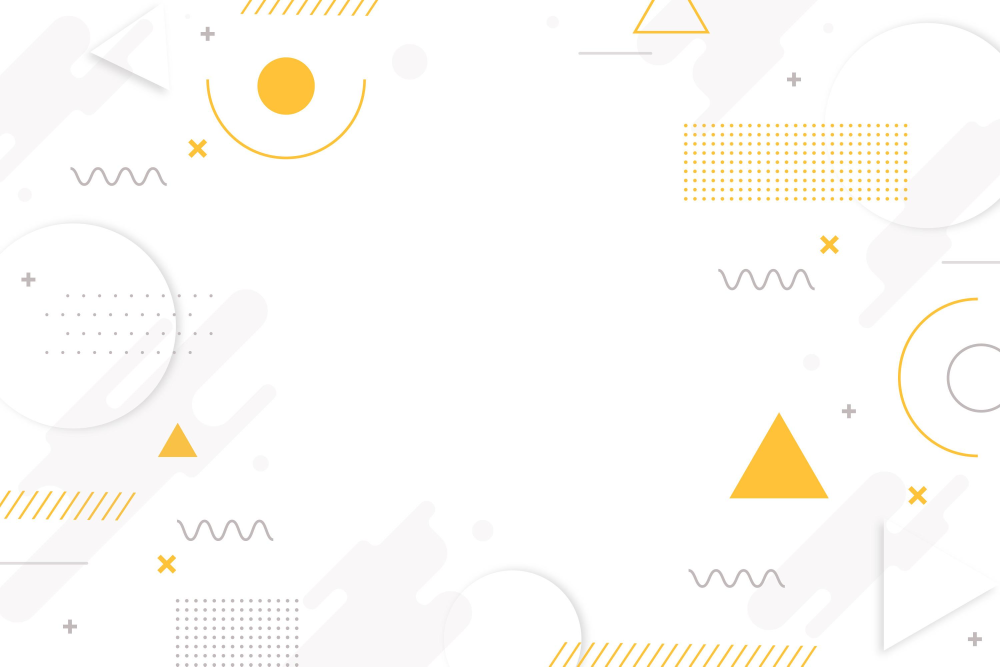
#> input picture bg.jpg, 3000 x 2000 px (shown at 1/3 size)
$ python main.py
#> lines starting #> are read from the running program, lines starting #| are printed output that depends on the picture; after the words box and inside, x2 and y2 are one past the last pixel; in counts of white or black regions, pixels touching at a corner belong together
### utils.py
import cv2              # OpenCV library for drawing shapes on images
import numpy as np       # NumPy for numerical operations and arrays

# =============================
# SHAPE DRAWING FUNCTIONS
# =============================

# ----------- CIRCLE -----------
def draw_circle(img, center, size, color):
    # img    → image/frame where shape will be drawn
    # center → (x, y) center position of the circle
    # size   → radius of the circle
    # color  → BGR color tuple

    cv2.circle(
        img,        # image to draw on
        center,     # center point (x, y)
        size,       # radius
        color,      # fill color
        -1          # -1 means filled circle
    )


# ----------- SQUARE -----------
def draw_square(img, center, size, color):
    # Extract x and y coordinates from center
    x, y = center

    # Draw a filled rectangle (square)
    cv2.rectangle(
        img,                    # image to draw on
        (x - size, y - size),   # top-left corner
        (x + size, y + size),   # bottom-right corner
        color,                  # fill color
        -1                      # -1 means filled rectangle
    )


# ----------- TRIANGLE -----------
def draw_triangle(img, center, size, color):
    # Extract x and y from center
    x, y = center

    # Define 3 points of the triangle
    points = np.array([
        [x, y - size],          # top point
        [x - size, y + size],   # bottom-left point
        [x + size, y + size]    # bottom-right point
    ])

    # Fill the triangle using these points
    cv2.fillPoly(
        img,        # image to draw on
        [points],   # list of points
        color       # fill color
    )


# ----------- TRAPEZIUM -----------
def draw_trapezium(img, center, size, color):
    # Extract center coordinates
    x, y = center

    # Define 4 points of trapezium
    points = np.array([
        [x - size, y - size],        # top-left
        [x + size, y - size],        # top-right
        [x + size // 2, y + size],   # bottom-right (shorter width)
        [x - size // 2, y + size]    # bottom-left (shorter width)
    ])

    # Draw filled trapezium
    cv2.fillPoly(
        img,
        [points],
        color
    )


# ----------- RHOMBUS -----------
def draw_rhombus(img, center, size, color):
    # Extract center coordinates
    x, y = center

    # Define 4 points of rhombus
    points = np.array([
        [x, y - size],      # top
        [x + size, y],      # right
        [x, y + size],      # bottom
        [x - size, y]       # left
    ])

    # Draw filled rhombus
    cv2.fillPoly(
        img,
        [points],
        color
    )


# ----------- PARALLELOGRAM -----------
def draw_parallelogram(img, center, size, color, shear=20):
    # Extract center coordinates
    x, y = center

    # shear → slant value to tilt the parallelogram

    # Define 4 corner points of parallelogram
    points = np.array([
        [x - size + shear, y - size],  # top-left
        [x + size + shear, y - size],  # top-right
        [x + size - shear, y + size],  # bottom-right
        [x - size - shear, y + size]   # bottom-left
    ], dtype=np.int32)

    # Draw filled parallelogram
    cv2.fillPoly(
        img,
        [points],
        color
    )

### main.py
# ============================================================
# SHAPE MATCHING DRAG & DROP GAME USING OPENCV
# ============================================================
# STEP 1  : Read the bg img and resize it to 600 * 900
# STEP 2  : Define all shapes that will be used in the game
# STEP 3  : Decide fixed positions for shapes at TOP (source area)
# STEP 4  : Decide fixed positions for shapes at BOTTOM (target slots)
# STEP 5  : Create drawing functions for each shape (imported from utils)
# STEP 6  : Assign unique colors to each shape
# STEP 7  : Track which shapes are correctly placed
# STEP 8  : Handle mouse events:
#           - Left mouse press   → select shape
#           - Mouse move         → drag shape
#           - Left mouse release → drop shape
# STEP 9  : Check if shape is dropped at correct positionQ
# STEP 10 : Update score and lock shape if matched
# STEP 11 : Show timer, score, shapes, and game result
# ============================================================


# ----------------------------
# Import required librariesQ
# ----------------------------
import cv2                  # OpenCV for graphics, mouse, window handling
import numpy as np           # NumPy for creating image arrays
import time                 # Time module for game timer
from utils import *         # Shape drawing functions


# =============================
# BASIC SETTINGS
# =============================
FONT = cv2.FONT_HERSHEY_SIMPLEX   # Font used for text
GAME_TIME = 12                  # Total game duration (seconds)
SHAPE_SIZE = 50                  # Size of each shape


# =============================
# SHAPE LIST
# =============================
shape_names = [
    "Circle", "Square", "Triangle",
    "Trapezium", "Rhombus", "Parallelogram"
]


# =============================
# MAP SHAPES TO DRAW FUNCTIONS
# =============================
shape_drawer = {
    "Circle": draw_circle,
    "Square": draw_square,
    "Triangle": draw_triangle,
    "Trapezium": draw_trapezium,
    "Rhombus": draw_rhombus,
    "Parallelogram": draw_parallelogram
}


# =============================
# TOP SHAPES POSITIONS
# (Source area – draggable shapes)
# =============================
top_positions = {}

for i, shape in enumerate(shape_names):
    if i < 3:
        # First row (3 shapes)
        top_positions[shape] = [270 + i * 200, 90]
    else:
        # Second row (3 shapes)
        top_positions[shape] = [270 + (i - 3) * 200, 210]


# =============================
# BOTTOM TARGET POSITIONS
# (Drop slots)
# =============================
bottom_positions = {}

for i, shape in enumerate(shape_names):
    bottom_positions[shape] = [100 + i * 140, 400]


# =============================
# COLORS FOR SHAPES
# =============================
colors = {
    "Circle": (252, 89, 163),
    "Square": (135, 200, 48),
    "Triangle": (255, 212, 0),
    "Trapezium": (254, 126, 15),
    "Rhombus": (142, 60, 203),
    "Parallelogram": (4, 161, 43)
}


# # =============================
# # GAME STATE VARIABLES
# # =============================
placed = {shape: False for shape in shape_names}  # Track placed shapes
dragged_shape = None                              # Currently dragged shape
mouse_offset = (0, 0)                             # Offset for smooth drag
score = 0                                         # Player score
start_time = time.time()                          # Game start time


# ============================================================
# MOUSE EVENT FUNCTION
# ============================================================
# [66 lines left out: function mouse_events, not called in this run]


# =============================
# WINDOW SETUP
# =============================
cv2.namedWindow("Shape Matching Game")
cv2.setMouseCallback("Shape Matching Game", mouse_events)


# =============================
# MAIN GAME LOOP
# =============================
while True:

    # Create white background window
    frame = cv2.imread('bg.jpg')
#> frame is the input picture: shape (2000, 3000, 3); mean B, G, R 248.9, 251.8, 253.3
    frame = cv2.resize(frame,(900,600))
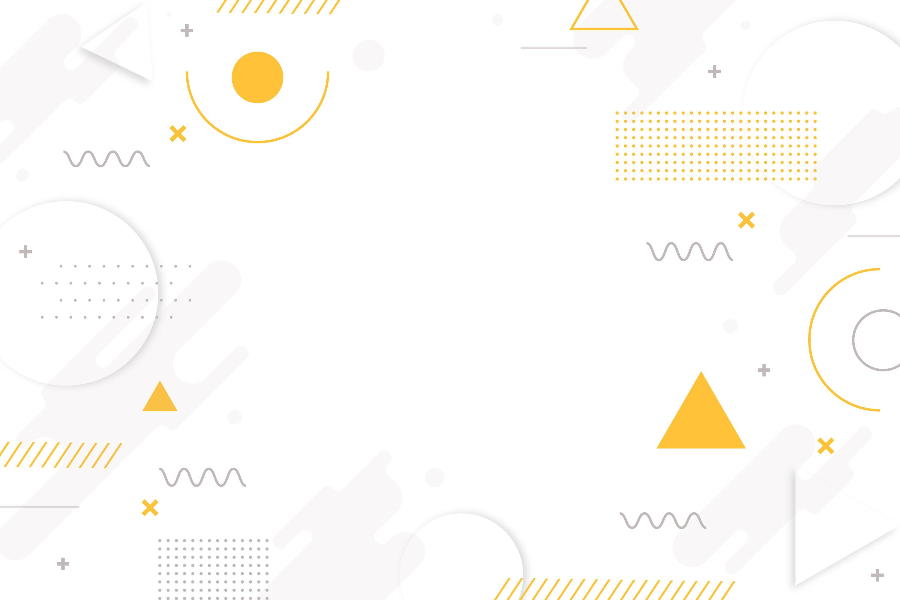
#> frame: shape (600, 900, 3); mean B, G, R 248.9, 251.8, 253.3

    # Calculate remaining time
    remaining = max(0, GAME_TIME - int(time.time() - start_time))
    # GAME_TIME = 3 sec
    # start_time = 8 sec
    # | time.time() | elapsed (current - start_time) | remaining (3 - elapsed) | max(0, remaining) |
    # |-------------|--------------------------------|--------------------------|-------------------|
    # |      9      |          9 - 8 = 1             |       3 - 1 = 2          |        2          |
    # |     10      |         10 - 8 = 2             |       3 - 2 = 1          |        1          |
    # |     11      |         11 - 8 = 3             |       3 - 3 = 0          |        0          |

    # Display timer and score
    cv2.putText(frame, f"Time: {remaining}", (20, 40), FONT, 1, (0, 0, 0), 2)
    cv2.putText(frame, f"Score: {score}", (20, 80), FONT, 1, (0, 150, 0), 2)
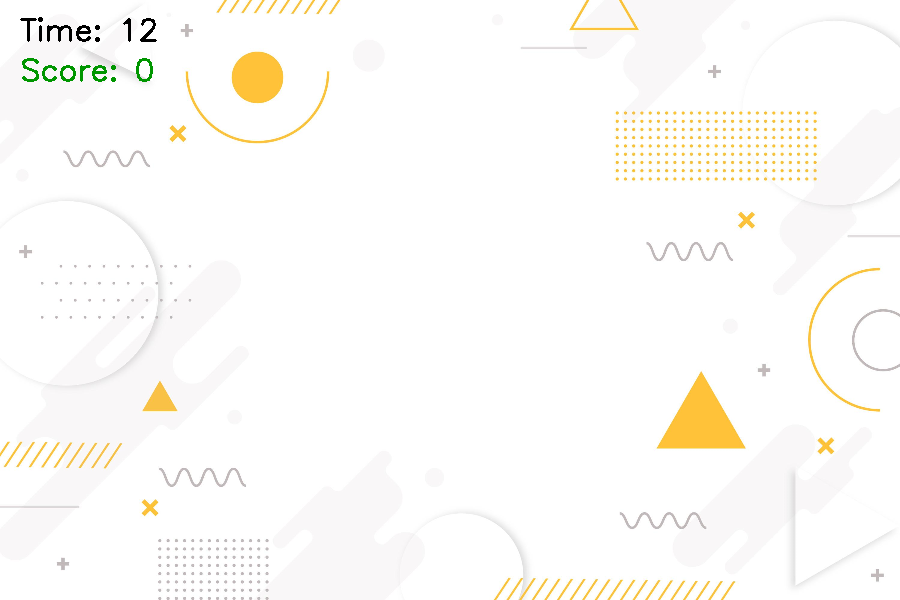
#> frame: shape (600, 900, 3); mean B, G, R 248.1, 251.2, 252.5

    # Draw bottom target shapes
    for shape in shape_names:

        # Green if placed, gray if not
        color = (0, 200, 0) if placed[shape] else (60, 60, 60)

        shape_drawer[shape](frame, bottom_positions[shape], SHAPE_SIZE, color)

        # Draw shape name
        x, y = bottom_positions[shape]
        cv2.putText(frame, shape, (x - 40, y + SHAPE_SIZE + 30),
                    FONT, 0.6, (0, 0, 0), 2)
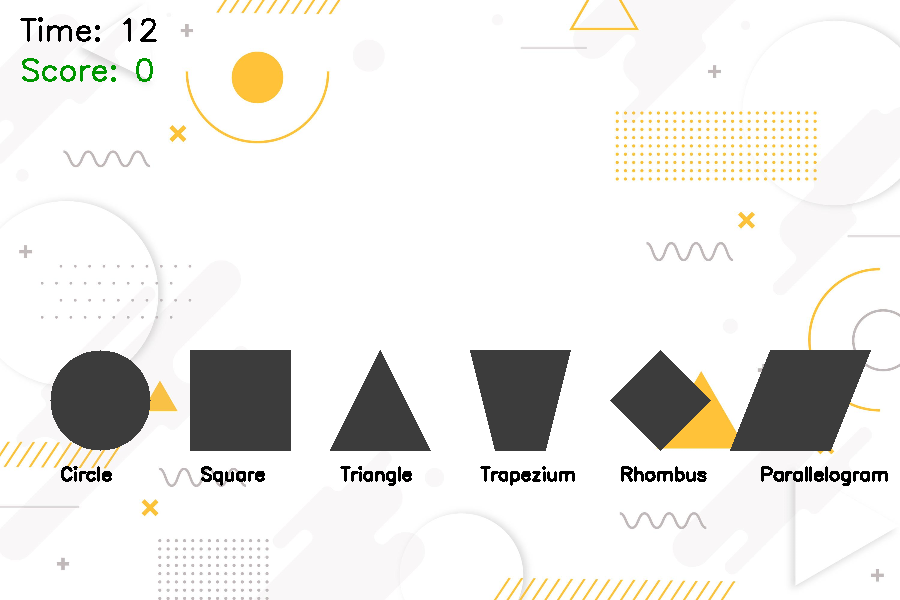
#> frame: shape (600, 900, 3); 9.23% of pixels changed, all inside (x1, y1, x2, y2) = (50, 350, 888, 486)

    # Draw draggable shapes at top
    for shape in shape_names:
        if not placed[shape]:
            shape_drawer[shape](frame,
                                top_positions[shape],
                                SHAPE_SIZE,
                                colors[shape])
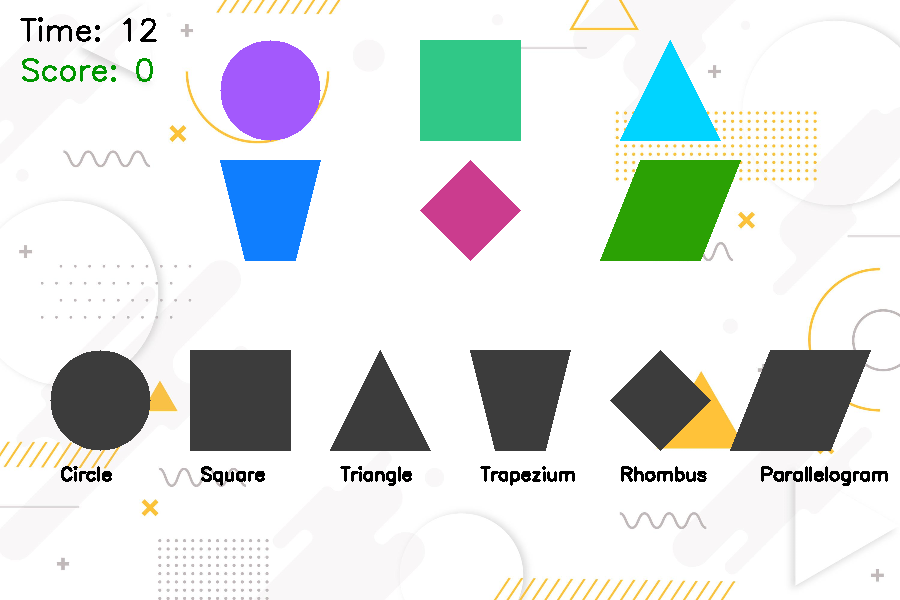
#> frame: shape (600, 900, 3); 8.55% of pixels changed, all inside (x1, y1, x2, y2) = (220, 40, 741, 261)

    # # Show frame
    cv2.imshow("Shape Matching Game", frame)

    # # Exit if time over or ESC pressed
    if remaining <= 0 or cv2.waitKey(1) & 0xFF == 27:
        # Get frame height and width
#> (key Esc is pressed here)
        h, w = frame.shape[:2]   # h = 600, w = 900
#> h = 600; w = 900

        # Text to display
        text = f"Game Over | Final Score: {score}"

        # Calculate centered position
        x = 297
        y = 313

        # Draw text
        cv2.putText(frame, text, (x - 150, y), FONT, 1.5, (0, 0, 255), 4)
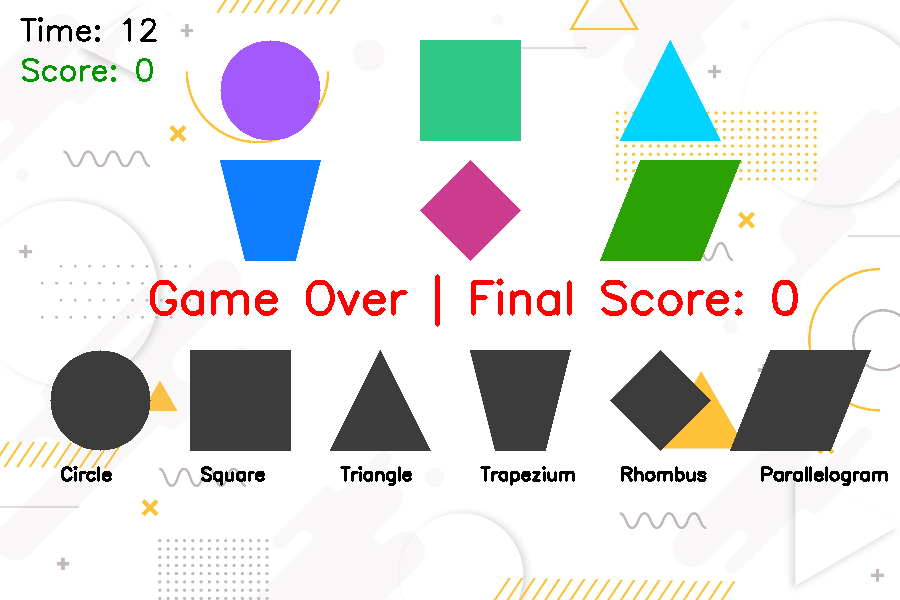
#> frame: shape (600, 900, 3); 1.17% of pixels changed, all inside (x1, y1, x2, y2) = (150, 274, 798, 327)

        # Show frame
        cv2.imshow("Shape Matching Game", frame)
        cv2.waitKey(3000)
        break


# =============================
# CLEANUP
# =============================
cv2.destroyAllWindows()
print(f"✅ Game Over | Final Score: {score}")
